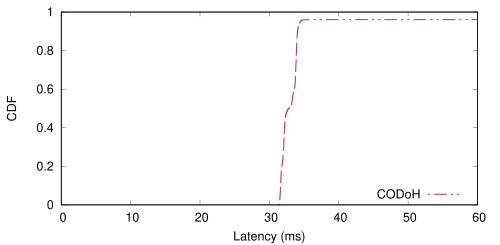

Source code (gnuplot):
load "../../../style.gpi"
# Override with Tol bright palette
set style line 1 linecolor rgb "#4477AA"
set style line 2 linecolor rgb "#EE6677"
set style line 3 linecolor rgb "#228833"
set style line 4 linecolor rgb "#CCBB44"
set style line 5 linecolor rgb "#AA3377"
set output "cdf_warm.eps"
set xlabel "Latency (ms)"
set ylabel "CDF"
set xrange [0:60]
set yrange [0:1]
set key bottom right

plot "codoh-full_warm.cdf" using 1:2 with lines ls 5 dt 5 lw 3 title "CODoH"
